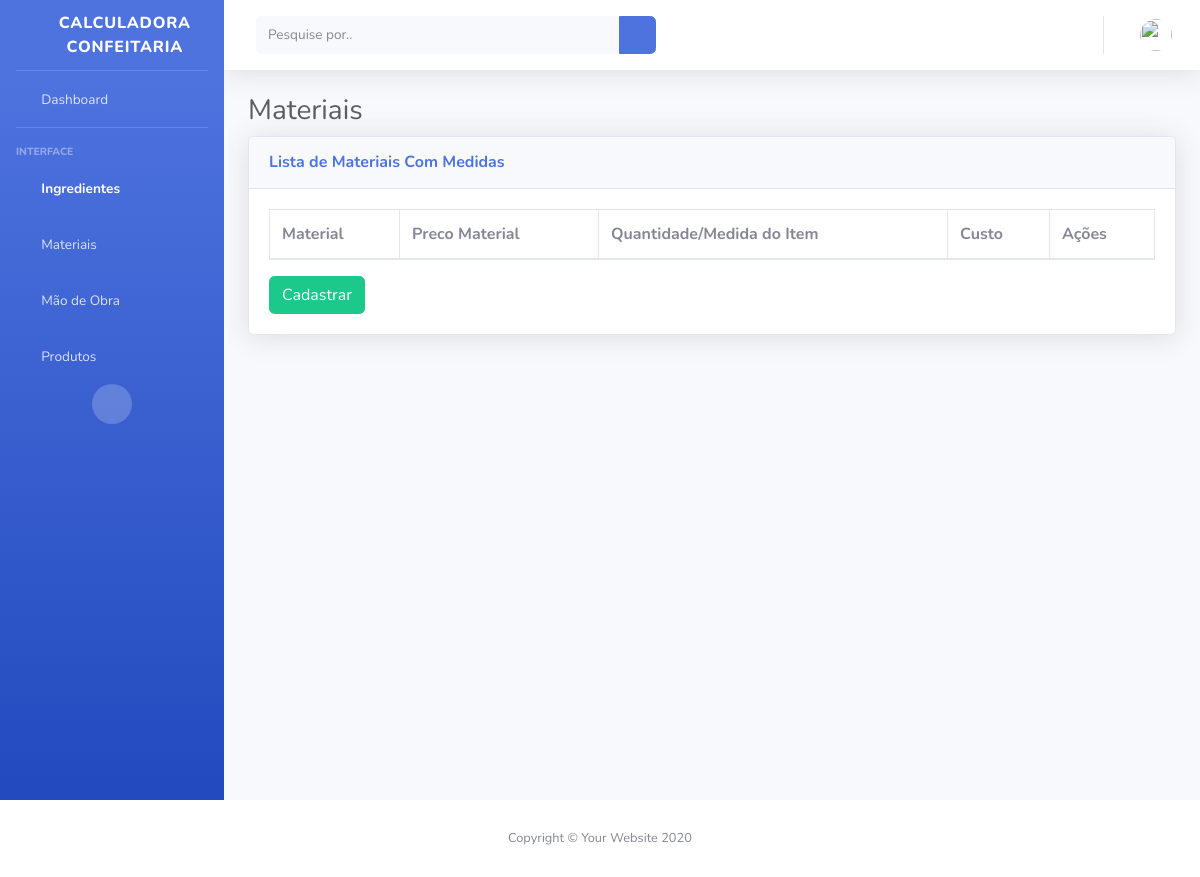
/percent-material-list (signed in), run on an earlier commit of the app's database.
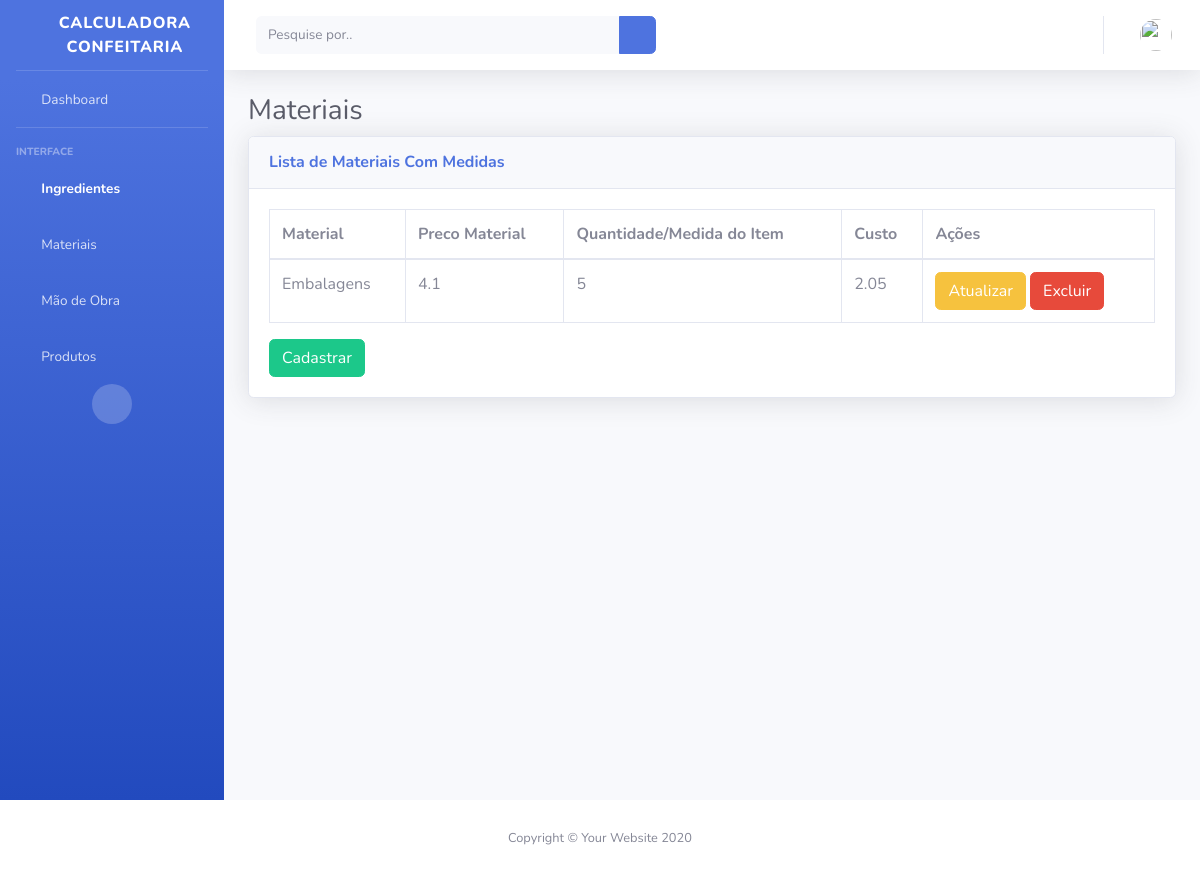
And on a later commit of the database.
### myapp/models.py (models this page shows, shortened)
class PercentMaterial(models.Model):
    material = models.ForeignKey(Material, blank=True, on_delete=models.CASCADE)
    percent = models.IntegerField(
        _("Quantidade Usada:"), db_column='percent', blank=False)
    class Meta:
        ordering = ["material"]

class Material(models.Model):
    user = models.ForeignKey(CustomUser, blank=True, on_delete=models.CASCADE)
    name = models.CharField(_("Nome do Item:"), db_column='name', max_length=100, blank=False)
    quantity = models.IntegerField(
        _("Quantidade Comprada:"), db_column='quantity', blank=False)
    price = models.FloatField(_("(R$) Preço do Pacote de Embalagem:"), db_column='price', blank=False)
    class Meta:
        ordering = ["name"]

### myapp/views.py (the view)
# urls.py: path('percent-material-list', views.percentMaterialList, name='percent-material-list'),
@login_required
def percentMaterialList(request):
    percent_materials = PercentMaterial.objects.all()
    return render(request, "percent-material-list.html",
                  {'percent_materials': percent_materials})

### myapp/templates/percent-material-list.html
{% extends "base.html" %}
{% block content %}
{% load mathfilters %}
<h1 class="h3 mb-2 text-gray-800">Materiais</h1>
<div class="card shadow mb-4">
    <div class="card-header py-3">
        <h6 class="m-0 font-weight-bold text-primary">Lista de Materiais Com Medidas</h6>
    </div>
    <div class="card-body">
        <div class="table-responsive">
            <table class="table table-bordered" id="dataTable" width=100%" cellspacing="0">
                    <thead>
                        <tr>
                            <th>Material</th>
                            <th>Preco Material</th>
                            <th>Quantidade/Medida do Item</th>
                            <th>Custo</th>
                            <th>Ações</th>
                        </tr>
                    </thead>
                    <tbody>
                        {% for percent_material in percent_materials %}
                        <tr>
                            <td>{{ percent_material.material.name }}</td>
                            <td>{{ percent_material.material.price }}</td>
                            <td>{{ percent_material.percent }}</td>
                            <td> {{percent_material.percent|div:percent_material.material.quantity|mul:percent_material.material.price }}</td>
                            <td>
                                <a type="button" class="btn btn-warning" href="/percent-material-update/{{ percent_material.id }}">Atualizar</a>
                                <a type="button" class="btn btn-danger" href="/percent-material-delete/{{ percent_material.id }}">Excluir</a>
                            </td>
                        </tr>
                        {% endfor %}
                    </tbody>
            </table>
            <a type="button" class="btn btn-success" href="{%url 'ingredient-create' %}">Cadastrar</a>
        </div>
    </div>
</div>
{% endblock %}

What changed in the data, as far as the page shows it:
added PercentMaterial: material.name "Embalagens", material.price "4.1", percent "5", percent|div "2.05"
